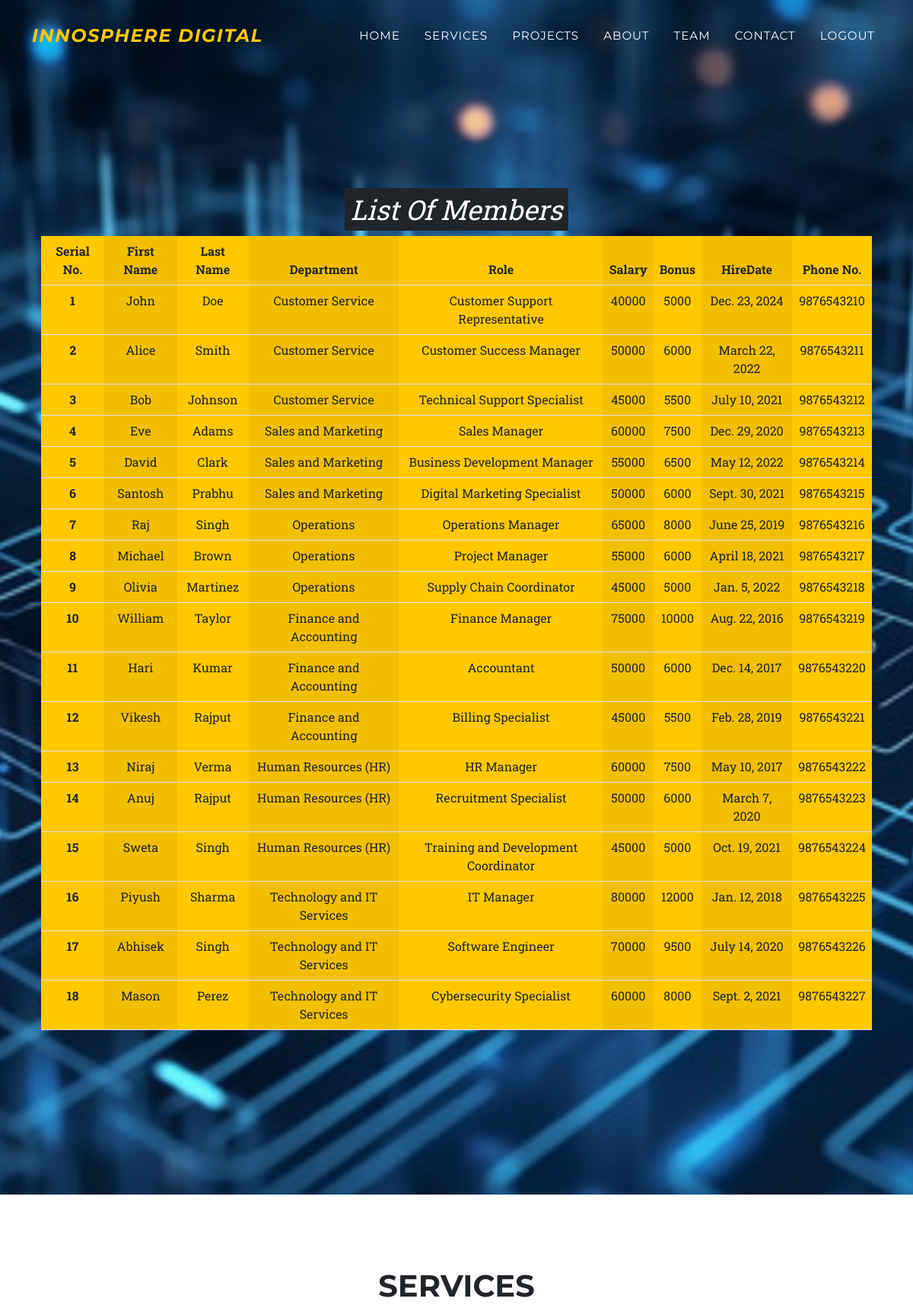
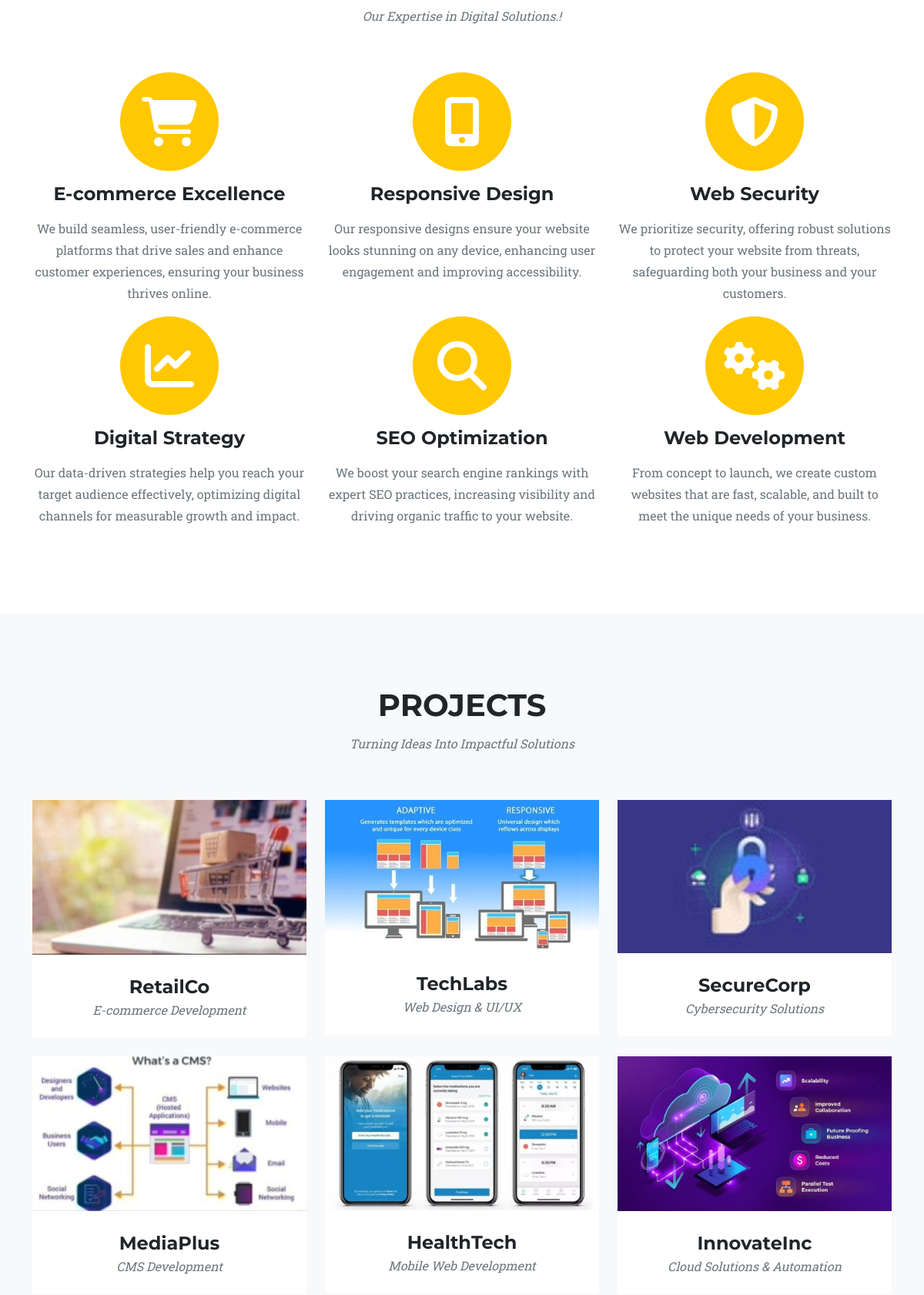
/all_member (signed in, upper part), run on the app's committed database (2 pictures, top to bottom).
### officeapp/models.py (models this page shows, shortened)
class Member(models.Model):
  firstname = models.CharField(max_length=100,null=False)
  lastname = models.CharField(max_length=100)
  dept=models.ForeignKey(Department,on_delete=models.CASCADE)
  salary=models.IntegerField(default=0)
  bonus=models.IntegerField(default=0)
  role=models.ForeignKey(Role,on_delete=models.CASCADE)
  phone=models.IntegerField(default=0)
  hire_date=models.DateField()

class Department(models.Model):
  name=models.CharField(max_length=200,null=False)
  location=models.CharField(max_length=100,null=False)

class Role(models.Model):
  name=models.CharField(max_length=200,null=False)

### officeapp/views.py (the view)
# urls.py: path('all_member',views.all_member,name='all_member'),
def all_member(request):
   mems=Member.objects.all()
   context={
      'mems':mems
    }
   return render(request,'all_member.html',context)

### officeapp/templates/all_member.html (shortened to what this page needs)
{% extends "base.html" %}
{% block subheading %}List Of Members{% endblock subheading %}
{% block content %}
<div class="container">
  <table class="table table-striped-columns bg-primary">
      <thead>
        <tr>
          <th scope="col">Serial No.</th>
          <th scope="col">First Name</th>
          <th scope="col">Last Name</th>
          <th scope="col">Department</th>
          <th scope="col">Role</th>
          <th scope="col">Salary</th>
          <th scope="col">Bonus</th>
          <th scope="col">HireDate</th>
          <th scope="col">Phone No.</th>
        </tr>
      </thead>
      {% for mem in mems %}
      <tbody>
        <tr>
          <th scope="row">{{ forloop.counter }}</th>
          <td>{{mem.firstname}}</td>
          <td>{{mem.lastname}}</td>
          <td>{{mem.dept.name}}</td>
          <td>{{mem.role.name}}</td>
          <td>{{mem.salary}}</td>
          <td>{{mem.bonus}}</td>
          <td>{{mem.hire_date}}</td>
          <td>{{mem.phone}}</td>
           </tr>
        </tbody>
        {% endfor %}
    </table>
</div>
{% endblock content %}

### data on the page
Member: firstname "John", lastname "Doe", dept.name "Customer Service", role.name "Customer Support Representative", salary "40000", bonus "5000", hire_date "Dec. 23, 2024", phone "9876543210"
Member: firstname "Alice", lastname "Smith", dept.name "Customer Service", role.name "Customer Success Manager", salary "50000", bonus "6000", hire_date "March 22, 2022", phone "9876543211"
Member: firstname "Bob", lastname "Johnson", dept.name "Customer Service", role.name "Technical Support Specialist", salary "45000", bonus "5500", hire_date "July 10, 2021", phone "9876543212"
Member: firstname "Eve", lastname "Adams", dept.name "Sales and Marketing", role.name "Sales Manager", salary "60000", bonus "7500", hire_date "Dec. 29, 2020", phone "9876543213"
Member: firstname "David", lastname "Clark", dept.name "Sales and Marketing", role.name "Business Development Manager", salary "55000", bonus "6500", hire_date "May 12, 2022", phone "9876543214"
Member: firstname "Santosh", lastname "Prabhu", dept.name "Sales and Marketing", role.name "Digital Marketing Specialist", salary "50000", bonus "6000", hire_date "Sept. 30, 2021", phone "9876543215"
Member: firstname "Raj", lastname "Singh", dept.name "Operations", role.name "Operations Manager", salary "65000", bonus "8000", hire_date "June 25, 2019", phone "9876543216"
Member: firstname "Michael", lastname "Brown", dept.name "Operations", role.name "Project Manager", salary "55000", bonus "6000", hire_date "April 18, 2021", phone "9876543217"
Member: firstname "Olivia", lastname "Martinez", dept.name "Operations", role.name "Supply Chain Coordinator", salary "45000", bonus "5000", hire_date "Jan. 5, 2022", phone "9876543218"
Member: firstname "William", lastname "Taylor", dept.name "Finance and Accounting", role.name "Finance Manager", salary "75000", bonus "10000", hire_date "Aug. 22, 2016", phone "9876543219"
Member: firstname "Hari", lastname "Kumar", dept.name "Finance and Accounting", role.name "Accountant", salary "50000", bonus "6000", hire_date "Dec. 14, 2017", phone "9876543220"
Member: firstname "Vikesh", lastname "Rajput", dept.name "Finance and Accounting", role.name "Billing Specialist", salary "45000", bonus "5500", hire_date "Feb. 28, 2019", phone "9876543221"
Member: firstname "Niraj", lastname "Verma", dept.name "Human Resources (HR)", role.name "HR Manager", salary "60000", bonus "7500", hire_date "May 10, 2017", phone "9876543222"
Member: firstname "Anuj", lastname "Rajput", dept.name "Human Resources (HR)", role.name "Recruitment Specialist", salary "50000", bonus "6000", hire_date "March 7, 2020", phone "9876543223"
Member: firstname "Sweta", lastname "Singh", dept.name "Human Resources (HR)", role.name "Training and Development Coordinator", salary "45000", bonus "5000", hire_date "Oct. 19, 2021", phone "9876543224"
Member: firstname "Piyush", lastname "Sharma", dept.name "Technology and IT Services", role.name "IT Manager", salary "80000", bonus "12000", hire_date "Jan. 12, 2018", phone "9876543225"
Member: firstname "Abhisek", lastname "Singh", dept.name "Technology and IT Services", role.name "Software Engineer", salary "70000", bonus "9500", hire_date "July 14, 2020", phone "9876543226"
Member: firstname "Mason", lastname "Perez", dept.name "Technology and IT Services", role.name "Cybersecurity Specialist", salary "60000", bonus "8000", hire_date "Sept. 2, 2021", phone "9876543227"
